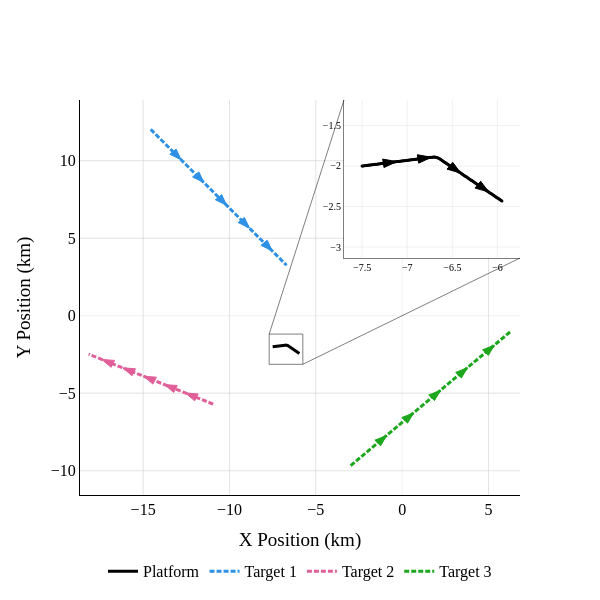
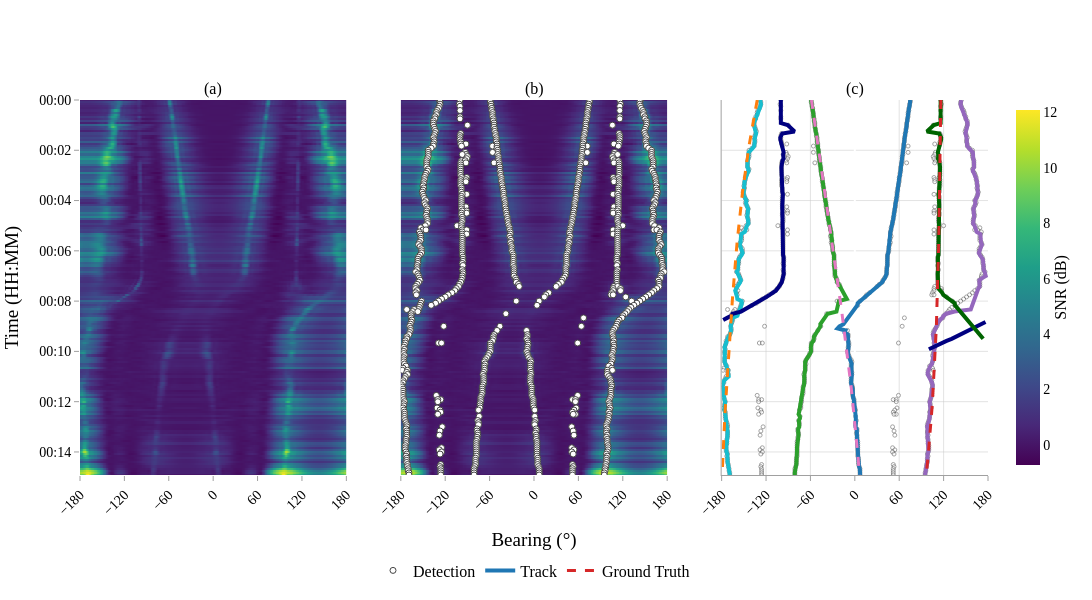
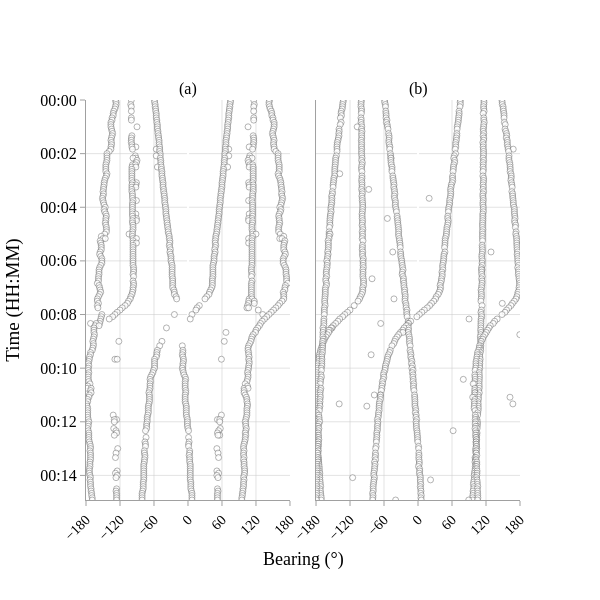

Notebook source saved alongside these figures, in order:
### Markdown cell above
## 4) Build Figures

### Code cell
world_fig = build_world_figure(platform, target_ground_truths)
tracker_fig = build_tracker_figure(
    timesteps=timesteps,
    steering_azimuths_rad=cfg["beamforming"]["steering_azimuths_rad"],
    snr_map=snr_map,
    all_detections=all_detections,
    all_tracks=all_tracks,
    relative_bearing_ground_truths=relative_bearing_ground_truths,
)
plugin_vs_ss_fig = build_plugin_vs_ss_figure(timesteps, all_detections, stone_soup_detections)

world_fig.show()
tracker_fig.show()
plugin_vs_ss_fig.show()

### Figure 1 — Plotly figure (JSON) as saved in the notebook; plotly's stock layout.template omitted (floating-point values rounded to 4 significant figures; data arrays with more than 128 entries replaced by an {"elided": "..."} marker saying what was removed)
{"data": [{"line": {"color": "black", "width": 3}, "mode": "lines", "name": "Platform", "type": "scatter", "x": {"elided": "180 float values"}, "y": {"elided": "180 float values"}}, {"line": {"color": "#2E91E5", "dash": "5px,2px", "width": 3}, "mode": "lines", "name": "Target 1", "type": "scatter", "x": {"elided": "180 float values"}, "y": {"elided": "180 float values"}}, {"line": {"color": "#E15F99", "dash": "5px,2px", "width": 3}, "mode": "lines", "name": "Target 2", "type": "scatter", "x": {"elided": "180 float values"}, "y": {"elided": "180 float values"}}, {"line": {"color": "#1CA71C", "dash": "5px,2px", "width": 3}, "mode": "lines", "name": "Target 3", "type": "scatter", "x": {"elided": "180 float values"}, "y": {"elided": "180 float values"}}, {"line": {"color": "black", "width": 1.5}, "marker": {"color": "black", "size": 3}, "mode": "lines+markers", "showlegend": false, "type": "scatter", "x": {"elided": "180 float values"}, "xaxis": "x2", "y": {"elided": "180 float values"}, "yaxis": "y2"}], "layout": {"font": {"color": "black", "family": "Times New Roman", "size": 16}, "height": 600, "legend": {"orientation": "h", "x": 0.5, "xanchor": "center", "y": -0.15}, "plot_bgcolor": "white", "shapes": [{"fillcolor": "white", "layer": "below", "line": {"width": 0}, "type": "rect", "x0": 0.6, "x1": 1, "xref": "x domain", "y0": 0.6, "y1": 1, "yref": "y domain"}, {"fillcolor": "rgba(0,0,0,0)", "line": {"color": "rgba(0,0,0,0.5)", "width": 1}, "type": "rect", "x0": -7.7, "x1": -5.751, "xref": "x", "y0": -3.135, "y1": -1.186, "yref": "y"}, {"layer": "above", "line": {"color": "rgba(0,0,0,0.5)", "dash": "solid", "width": 1}, "type": "line", "x0": -7.7, "x1": -3.367, "xref": "x", "y0": -1.186, "y1": 13.91, "yref": "y"}, {"layer": "above", "line": {"color": "rgba(0,0,0,0.5)", "dash": "solid", "width": 1}, "type": "line", "x0": -5.751, "x1": 6.825, "xref": "x", "y0": -3.135, "y1": 3.722, "yref": "y"}, {"fillcolor": "#2E91E5", "layer": "above", "line": {"color": "#2E91E5", "width": 1}, "path": "M -12.804013666000005,10.061815596000008 L -13.089229532084978,10.746415413216896 L -13.453899451782977,10.419129835063115 Z", "type": "path", "xref": "x", "yref": "y"}, {"fillcolor": "#2E91E5", "layer": "above", "line": {"color": "#2E91E5", "width": 1}, "path": "M -11.484960590500007,8.592093093000013 L -11.770176456584995,9.276692910216896 L -12.134846376282987,8.949407332063108 Z", "type": "path", "xref": "x", "yref": "y"}, {"fillcolor": "#2E91E5", "layer": "above", "line": {"color": "#2E91E5", "width": 1}, "path": "M -10.165907515000011,7.1223705900000205 L -10.451123381084999,7.8069704072169035 L -10.81579330078299,7.479684829063116 Z", "type": "path", "xref": "x", "yref": "y"}, {"fillcolor": "#2E91E5", "layer": "above", "line": {"color": "#2E91E5", "width": 1}, "path": "M -8.846854439500015,5.652648087000027 L -9.132070305584989,6.337247904216916 L -9.496740225282988,6.009962326063135 Z", "type": "path", "xref": "x", "yref": "y"}, {"fillcolor": "#2E91E5", "layer": "above", "line": {"color": "#2E91E5", "width": 1}, "path": "M -7.527801364000019,4.182925584000033 L -7.813017230084999,4.86752540121692 L -8.177687149782995,4.540239823063136 Z", "type": "path", "xref": "x", "yref": "y"}, {"fillcolor": "#E15F99", "layer": "above", "line": {"color": "#E15F99", "width": 1}, "path": "M -12.555347926000016,-4.982971360000004 L -12.016187324953012,-5.492216729422873 L -11.816296535340992,-5.044842532325763 Z", "type": "path", "xref": "x", "yref": "y"}, {"fillcolor": "#E15F99", "layer": "above", "line": {"color": "#E15F99", "width": 1}, "path": "M -13.764087920500026,-4.442895527500007 L -13.224927319453014,-4.952140896922867 L -13.025036529841001,-4.504766699825753 Z", "type": "path", "xref": "x", "yref": "y"}, {"fillcolor": "#E15F99", "layer": "above", "line": {"color": "#E15F99", "width": 1}, "path": "M -14.972827915000035,-3.90281969500001 L -14.433667313953041,-4.412065064422888 L -14.233776524341014,-3.9646908673257815 Z", "type": "path", "xref": "x", "yref": "y"}, {"fillcolor": "#E15F99", "layer": "above", "line": {"color": "#E15F99", "width": 1}, "path": "M -16.181567909500046,-3.3627438625000132 L -15.642407308453055,-3.871989231922895 L -15.442516518841025,-3.42461503482579 Z", "type": "path", "xref": "x", "yref": "y"}, {"fillcolor": "#E15F99", "layer": "above", "line": {"color": "#E15F99", "width": 1}, "path": "M -17.39030790400001,-2.822668030000016 L -16.851147302953024,-3.3319133994229024 L -16.65125651334099,-2.8845392023257994 Z", "type": "path", "xref": "x", "yref": "y"}, {"fillcolor": "#1CA71C", "layer": "above", "line": {"color": "#1CA71C", "width": 1}, "path": "M -0.9014708999999964,-7.730167728000011 L -1.580226764903543,-8.029024676821749 L -1.245710015614826,-8.387072920003181 Z", "type": "path", "xref": "x", "yref": "y"}, {"fillcolor": "#1CA71C", "layer": "above", "line": {"color": "#1CA71C", "width": 1}, "path": "M 0.6582143100000037,-6.272987484000019 L -0.02054155490354309,-6.571844432821755 L 0.31397519438517346,-6.929892676003187 Z", "type": "path", "xref": "x", "yref": "y"}, {"fillcolor": "#1CA71C", "layer": "above", "line": {"color": "#1CA71C", "width": 1}, "path": "M 2.2178995200000045,-4.815807240000027 L 1.5391436550964575,-5.114664188821763 L 1.8736604043851741,-5.4727124320031955 Z", "type": "path", "xref": "x", "yref": "y"}, {"fillcolor": "#1CA71C", "layer": "above", "line": {"color": "#1CA71C", "width": 1}, "path": "M 3.7775847300000116,-3.3586269960000283 L 3.098828865096463,-3.6574839448217618 L 3.4333456143851784,-4.015532188003196 Z", "type": "path", "xref": "x", "yref": "y"}, {"fillcolor": "#1CA71C", "layer": "above", "line": {"color": "#1CA71C", "width": 1}, "path": "M 5.337269940000018,-1.9014467520000236 L 4.6585140750964715,-2.20030370082176 L 4.993030824385189,-2.5583519440031917 Z", "type": "path", "xref": "x", "yref": "y"}, {"fillcolor": "black", "layer": "above", "line": {"color": "black", "width": 1}, "path": "M -7.115920485999996,-1.9460169706000032 L -7.271767615669004,-1.9149055229652283 L -7.257153331994559,-2.018883514447478 Z", "type": "path", "xref": "x2", "yref": "y2"}, {"fillcolor": "black", "layer": "above", "line": {"color": "black", "width": 1}, "path": "M -6.731840971999991,-1.8920339412000067 L -6.887688101668999,-1.8609224935652318 L -6.873073817994554,-1.9649004850474818 Z", "type": "path", "xref": "x2", "yref": "y2"}, {"fillcolor": "black", "layer": "above", "line": {"color": "black", "width": 1}, "path": "M -6.407588207660682,-2.0870362957959956 L -6.495789654283018,-1.954836617983502 L -6.55897933806589,-2.0386940199431427 Z", "type": "path", "xref": "x2", "yref": "y2"}, {"fillcolor": "black", "layer": "above", "line": {"color": "black", "width": 1}, "path": "M -6.09783121263872,-2.3204497585024986 L -6.186032659261056,-2.188250080690005 L -6.249222343043928,-2.2721074826496457 Z", "type": "path", "xref": "x2", "yref": "y2"}], "showlegend": true, "width": 600, "xaxis": {"gridcolor": "rgba(200,200,200,0.5)", "linecolor": "black", "range": [-18.66, 6.825], "showgrid": true, "title": {"text": "X Position (km)"}, "zeroline": true, "zerolinecolor": "rgba(200, 200, 200, 0.5)", "zerolinewidth": 0.5}, "xaxis2": {"anchor": "y2", "domain": [0.6, 1], "gridcolor": "rgba(200,200,200,0.25)", "linecolor": "rgba(0,0,0,0.5)", "range": [-7.7, -5.751], "showgrid": true, "tickfont": {"size": 10}}, "yaxis": {"gridcolor": "rgba(200,200,200,0.5)", "linecolor": "black", "range": [-11.57, 13.91], "showgrid": true, "title": {"text": "Y Position (km)"}, "zeroline": true, "zerolinecolor": "rgba(200, 200, 200, 0.5)", "zerolinewidth": 0.5}, "yaxis2": {"anchor": "x2", "domain": [0.6, 1], "gridcolor": "rgba(200,200,200,0.25)", "linecolor": "rgba(0,0,0,0.5)", "range": [-3.135, -1.186], "showgrid": true, "tickfont": {"size": 10}}}}

### Figure 2 — Plotly figure (JSON) as saved in the notebook; plotly's stock layout.template omitted (floating-point values rounded to 4 significant figures; data arrays with more than 128 entries replaced by an {"elided": "..."} marker saying what was removed)
{"data": [{"colorbar": {"len": 1, "thickness": 24, "tickfont": {"size": 14}, "title": {"font": {"size": 16}, "side": "right", "text": "SNR (dB)"}}, "colorscale": [[0, "#440154"], [0.1111, "#482878"], [0.2222, "#3e4989"], [0.3333, "#31688e"], [0.4444, "#26828e"], [0.5556, "#1f9e89"], [0.6667, "#35b779"], [0.7778, "#6ece58"], [0.8889, "#b5de2b"], [1, "#fde725"]], "type": "heatmap", "x": {"elided": "361 float values"}, "xaxis": "x", "y": {"elided": "180 str values"}, "yaxis": "y", "z": {"elided": "180x361 float values"}}, {"colorscale": [[0, "#440154"], [0.1111, "#482878"], [0.2222, "#3e4989"], [0.3333, "#31688e"], [0.4444, "#26828e"], [0.5556, "#1f9e89"], [0.6667, "#35b779"], [0.7778, "#6ece58"], [0.8889, "#b5de2b"], [1, "#fde725"]], "showscale": false, "type": "heatmap", "x": {"elided": "361 float values"}, "xaxis": "x2", "y": {"elided": "180 str values"}, "yaxis": "y2", "z": {"elided": "180x361 float values"}}, {"hovertemplate": "Bearing: %{x:.1f}°<br>Time: %{y|%H:%M:%S}<extra></extra>", "marker": {"color": "white", "line": {"width": 1}, "opacity": 1, "size": 6}, "mode": "markers", "name": "Detection", "type": "scatter", "x": {"elided": "941 float values"}, "xaxis": "x2", "y": {"elided": "941 str values"}, "yaxis": "y2"}, {"hovertemplate": "Bearing: %{x:.1f}°<br>Time: %{y|%H:%M:%S}<extra></extra>", "marker": {"color": "white", "line": {"width": 1}, "opacity": 0.5, "size": 4}, "mode": "markers", "name": "Detection", "showlegend": false, "type": "scatter", "x": {"elided": "941 float values"}, "xaxis": "x3", "y": {"elided": "941 str values"}, "yaxis": "y3"}, {"line": {"color": "#1f77b4", "width": 4}, "mode": "lines", "name": "Track", "showlegend": true, "type": "scatter", "x": {"elided": "180 float values"}, "xaxis": "x3", "y": {"elided": "180 str values"}, "yaxis": "y3"}, {"line": {"color": "#2ca02c", "width": 4}, "mode": "lines", "name": "Track", "showlegend": false, "type": "scatter", "x": {"elided": "180 float values"}, "xaxis": "x3", "y": {"elided": "180 str values"}, "yaxis": "y3"}, {"line": {"color": "#9467bd", "width": 4}, "mode": "lines", "name": "Track", "showlegend": false, "type": "scatter", "x": {"elided": "180 float values"}, "xaxis": "x3", "y": {"elided": "180 str values"}, "yaxis": "y3"}, {"line": {"color": "#17becf", "width": 4}, "mode": "lines", "name": "Track", "showlegend": false, "type": "scatter", "x": {"elided": "180 float values"}, "xaxis": "x3", "y": {"elided": "180 str values"}, "yaxis": "y3"}, {"line": {"color": "#000080", "width": 4}, "mode": "lines", "name": "Track", "showlegend": false, "type": "scatter", "x": [-100, -100, -101.0, -100.4, -100.3, -100.0, -99.88, -99.73, -99.97, -99.98, -99.98, -99.97, -90.76, -87.65, -84.54, -81.44, -98.09, -100.1, -100.7, -100.6, -99.69, -99.14, -98.23, -97.56, -96.88, -96.2, -96.93, -96.65, -96.36, -97.85, -98.75, -99.11, -99.18, -99.14, -99.07, -99.03, -99.0, -98.32, -98.66, -98.89, -99.01, -99.04, -98.36, -98.01, -97.89, -97.22, -97.59, -97.86, -98.0, -98.04, -98.04, -98.03, -98.01, -97.33, -97.66, -97.89, -97.33, -97.03, -96.92, -97.59, -97.95, -98.09, -97.43, -97.06, -96.92, -96.9, -96.93, -96.97, -96.99, -97.0, -97.0, -97.0, -97.0, -97.0, -97.0, -96.33, -95.99, -95.88, -96.56, -96.27, -96.23, -96.87, -96.34, -96.07, -96.63, -96.95, -97.75, -98.77, -100.5, -102.0, -104.5, -106.8, -110.3, -115.1, -119.7, -124.7, -129.1, -133.2, -138.5, -143.4, -148.2, -153.8, -165.3, -167.1, -172.5, -177.9, null, 176.6, 171.2, 165.8, 160.4, 155.0, 149.6, 144.2, 137.5, 130.8, 124.0, 117.3, 111.2, 105.4, 100.1], "xaxis": "x3", "y": ["2026-02-16T00:00:00", "2026-02-16T00:00:05", "2026-02-16T00:00:10", "2026-02-16T00:00:15", "2026-02-16T00:00:20", "2026-02-16T00:00:25", "2026-02-16T00:00:30", "2026-02-16T00:00:35", "2026-02-16T00:00:40", "2026-02-16T00:00:45", "2026-02-16T00:00:50", "2026-02-16T00:00:55", "2026-02-16T00:01:00", "2026-02-16T00:01:05", "2026-02-16T00:01:10", "2026-02-16T00:01:15", "2026-02-16T00:01:20", "2026-02-16T00:01:25", "2026-02-16T00:01:30", "2026-02-16T00:01:35", "2026-02-16T00:01:40", "2026-02-16T00:01:45", "2026-02-16T00:01:50", "2026-02-16T00:01:55", "2026-02-16T00:02:00", "2026-02-16T00:02:05", "2026-02-16T00:02:10", "2026-02-16T00:02:15", "2026-02-16T00:02:20", "2026-02-16T00:02:25", "2026-02-16T00:02:30", "2026-02-16T00:02:35", "2026-02-16T00:02:40", "2026-02-16T00:02:45", "2026-02-16T00:02:50", "2026-02-16T00:02:55", "2026-02-16T00:03:00", "2026-02-16T00:03:05", "2026-02-16T00:03:10", "2026-02-16T00:03:15", "2026-02-16T00:03:20", "2026-02-16T00:03:25", "2026-02-16T00:03:30", "2026-02-16T00:03:35", "2026-02-16T00:03:40", "2026-02-16T00:03:45", "2026-02-16T00:03:50", "2026-02-16T00:03:55", "2026-02-16T00:04:00", "2026-02-16T00:04:05", "2026-02-16T00:04:10", "2026-02-16T00:04:15", "2026-02-16T00:04:20", "2026-02-16T00:04:25", "2026-02-16T00:04:30", "2026-02-16T00:04:35", "2026-02-16T00:04:40", "2026-02-16T00:04:45", "2026-02-16T00:04:50", "2026-02-16T00:04:55", "2026-02-16T00:05:00", "2026-02-16T00:05:05", "2026-02-16T00:05:10", "2026-02-16T00:05:15", "2026-02-16T00:05:20", "2026-02-16T00:05:25", "2026-02-16T00:05:30", "2026-02-16T00:05:35", "2026-02-16T00:05:40", "2026-02-16T00:05:45", "2026-02-16T00:05:50", "2026-02-16T00:05:55", "2026-02-16T00:06:00", "2026-02-16T00:06:05", "2026-02-16T00:06:10", "2026-02-16T00:06:15", "2026-02-16T00:06:20", "2026-02-16T00:06:25", "2026-02-16T00:06:30", "2026-02-16T00:06:35", "2026-02-16T00:06:40", "2026-02-16T00:06:45", "2026-02-16T00:06:50", "2026-02-16T00:06:55", "2026-02-16T00:07:00", "2026-02-16T00:07:05", "2026-02-16T00:07:10", "2026-02-16T00:07:15", "2026-02-16T00:07:20", "2026-02-16T00:07:25", "2026-02-16T00:07:30", "2026-02-16T00:07:35", "2026-02-16T00:07:40", "2026-02-16T00:07:45", "2026-02-16T00:07:50", "2026-02-16T00:07:55", "2026-02-16T00:08:00", "2026-02-16T00:08:05", "2026-02-16T00:08:10", "2026-02-16T00:08:15", "2026-02-16T00:08:20", "2026-02-16T00:08:25", "2026-02-16T00:08:30", "2026-02-16T00:08:35", "2026-02-16T00:08:40", "2026-02-16T00:08:45", null, "2026-02-16T00:08:50", "2026-02-16T00:08:55", "2026-02-16T00:09:00", "2026-02-16T00:09:05", "2026-02-16T00:09:10", "2026-02-16T00:09:15", "2026-02-16T00:09:20", "2026-02-16T00:09:25", "2026-02-16T00:09:30", "2026-02-16T00:09:35", "2026-02-16T00:09:40", "2026-02-16T00:09:45", "2026-02-16T00:09:50", "2026-02-16T00:09:55"], "yaxis": "y3"}, {"line": {"color": "#006400", "width": 4}, "mode": "lines", "name": "Track", "showlegend": false, "type": "scatter", "x": [116.0, 116.0, 117.0, 116.4, 116.3, 116.0, 115.9, 115.7, 116.0, 116.0, 116.0, 116.0, 106.8, 103.7, 100.5, 97.44, 114.1, 116.1, 116.7, 116.6, 115.7, 115.1, 114.2, 113.6, 112.9, 112.2, 112.9, 112.6, 112.4, 113.9, 114.7, 115.1, 115.2, 115.1, 115.1, 115.0, 115.0, 114.3, 114.7, 114.9, 115.0, 115.0, 114.4, 114.0, 113.9, 113.2, 113.6, 113.9, 114.0, 114.0, 114.0, 114.0, 114.0, 113.3, 113.7, 113.9, 113.3, 113.0, 112.9, 113.6, 114.0, 114.1, 113.4, 113.1, 112.9, 112.9, 112.9, 113.0, 113.0, 113.0, 113.0, 113.0, 113.0, 113.0, 113.0, 112.3, 112.0, 111.9, 112.6, 112.3, 112.2, 112.9, 112.3, 112.1, 112.0, 111.9, 112.0, 112.0, 112.0, 112.7, 113.0, 116.4, 118.0, 119.6, 123.7, 126.1, 131.5, 135.0, 135.5, 137.9, 140.3, 142.6, 145.0, 147.4, 149.8, 152.1, 154.5, 156.9, 159.2, 161.6, 164.0, 166.4, 168.7, 171.1, 173.5], "xaxis": "x3", "y": ["2026-02-16T00:00:00", "2026-02-16T00:00:05", "2026-02-16T00:00:10", "2026-02-16T00:00:15", "2026-02-16T00:00:20", "2026-02-16T00:00:25", "2026-02-16T00:00:30", "2026-02-16T00:00:35", "2026-02-16T00:00:40", "2026-02-16T00:00:45", "2026-02-16T00:00:50", "2026-02-16T00:00:55", "2026-02-16T00:01:00", "2026-02-16T00:01:05", "2026-02-16T00:01:10", "2026-02-16T00:01:15", "2026-02-16T00:01:20", "2026-02-16T00:01:25", "2026-02-16T00:01:30", "2026-02-16T00:01:35", "2026-02-16T00:01:40", "2026-02-16T00:01:45", "2026-02-16T00:01:50", "2026-02-16T00:01:55", "2026-02-16T00:02:00", "2026-02-16T00:02:05", "2026-02-16T00:02:10", "2026-02-16T00:02:15", "2026-02-16T00:02:20", "2026-02-16T00:02:25", "2026-02-16T00:02:30", "2026-02-16T00:02:35", "2026-02-16T00:02:40", "2026-02-16T00:02:45", "2026-02-16T00:02:50", "2026-02-16T00:02:55", "2026-02-16T00:03:00", "2026-02-16T00:03:05", "2026-02-16T00:03:10", "2026-02-16T00:03:15", "2026-02-16T00:03:20", "2026-02-16T00:03:25", "2026-02-16T00:03:30", "2026-02-16T00:03:35", "2026-02-16T00:03:40", "2026-02-16T00:03:45", "2026-02-16T00:03:50", "2026-02-16T00:03:55", "2026-02-16T00:04:00", "2026-02-16T00:04:05", "2026-02-16T00:04:10", "2026-02-16T00:04:15", "2026-02-16T00:04:20", "2026-02-16T00:04:25", "2026-02-16T00:04:30", "2026-02-16T00:04:35", "2026-02-16T00:04:40", "2026-02-16T00:04:45", "2026-02-16T00:04:50", "2026-02-16T00:04:55", "2026-02-16T00:05:00", "2026-02-16T00:05:05", "2026-02-16T00:05:10", "2026-02-16T00:05:15", "2026-02-16T00:05:20", "2026-02-16T00:05:25", "2026-02-16T00:05:30", "2026-02-16T00:05:35", "2026-02-16T00:05:40", "2026-02-16T00:05:45", "2026-02-16T00:05:50", "2026-02-16T00:05:55", "2026-02-16T00:06:00", "2026-02-16T00:06:05", "2026-02-16T00:06:10", "2026-02-16T00:06:15", "2026-02-16T00:06:20", "2026-02-16T00:06:25", "2026-02-16T00:06:30", "2026-02-16T00:06:35", "2026-02-16T00:06:40", "2026-02-16T00:06:45", "2026-02-16T00:06:50", "2026-02-16T00:06:55", "2026-02-16T00:07:00", "2026-02-16T00:07:05", "2026-02-16T00:07:10", "2026-02-16T00:07:15", "2026-02-16T00:07:20", "2026-02-16T00:07:25", "2026-02-16T00:07:30", "2026-02-16T00:07:35", "2026-02-16T00:07:40", "2026-02-16T00:07:45", "2026-02-16T00:07:50", "2026-02-16T00:07:55", "2026-02-16T00:08:00", "2026-02-16T00:08:05", "2026-02-16T00:08:10", "2026-02-16T00:08:15", "2026-02-16T00:08:20", "2026-02-16T00:08:25", "2026-02-16T00:08:30", "2026-02-16T00:08:35", "2026-02-16T00:08:40", "2026-02-16T00:08:45", "2026-02-16T00:08:50", "2026-02-16T00:08:55", "2026-02-16T00:09:00", "2026-02-16T00:09:05", "2026-02-16T00:09:10", "2026-02-16T00:09:15", "2026-02-16T00:09:20", "2026-02-16T00:09:25", "2026-02-16T00:09:30"], "yaxis": "y3"}, {"line": {"color": "#d62728", "dash": "dash", "width": 3}, "mode": "lines", "name": "Ground Truth", "showlegend": true, "type": "scatter", "x": {"elided": "180 float values"}, "xaxis": "x3", "y": {"elided": "180 str values"}, "yaxis": "y3"}, {"line": {"color": "#ff7f0e", "dash": "dash", "width": 3}, "mode": "lines", "name": "Ground Truth", "showlegend": false, "type": "scatter", "x": {"elided": "180 float values"}, "xaxis": "x3", "y": {"elided": "180 str values"}, "yaxis": "y3"}, {"line": {"color": "#e377c2", "dash": "dash", "width": 3}, "mode": "lines", "name": "Ground Truth", "showlegend": false, "type": "scatter", "x": {"elided": "180 float values"}, "xaxis": "x3", "y": {"elided": "180 str values"}, "yaxis": "y3"}], "layout": {"annotations": [{"font": {"size": 16}, "showarrow": false, "text": "(a)", "x": 0.1467, "xanchor": "center", "xref": "paper", "y": 1, "yanchor": "bottom", "yref": "paper"}, {"font": {"size": 16}, "showarrow": false, "text": "(b)", "x": 0.5, "xanchor": "center", "xref": "paper", "y": 1, "yanchor": "bottom", "yref": "paper"}, {"font": {"size": 16}, "showarrow": false, "text": "(c)", "x": 0.8533, "xanchor": "center", "xref": "paper", "y": 1, "yanchor": "bottom", "yref": "paper"}], "font": {"color": "black", "family": "Times New Roman", "size": 16}, "height": 600, "legend": {"bgcolor": "rgba(255,255,255,0.0)", "borderwidth": 0, "orientation": "h", "x": 0.5, "xanchor": "center", "y": -0.3, "yanchor": "bottom"}, "margin": {"b": 100}, "paper_bgcolor": "white", "plot_bgcolor": "white", "showlegend": true, "width": 1200, "xaxis": {"anchor": "y", "domain": [0, 0.2933], "dtick": 60, "gridcolor": "rgba(200, 200, 200, 0.5)", "range": [-180, 180], "showgrid": true, "tick0": -180, "tickangle": -45, "tickcolor": "rgba(160, 160, 160, 1.0)", "tickfont": {"size": 14}, "tickmode": "linear", "ticks": "outside", "title": {"text": ""}}, "xaxis2": {"anchor": "y2", "domain": [0.3533, 0.6467], "dtick": 60, "gridcolor": "rgba(200, 200, 200, 0.5)", "range": [-180, 180], "showgrid": true, "tick0": -180, "tickangle": -45, "tickcolor": "rgba(160, 160, 160, 1.0)", "tickfont": {"size": 14}, "tickmode": "linear", "ticks": "outside", "title": {"text": "Bearing (°)"}}, "xaxis3": {"anchor": "y3", "domain": [0.7067, 1], "dtick": 60, "gridcolor": "rgba(200, 200, 200, 0.5)", "linecolor": "rgba(160, 160, 160, 1.0)", "linewidth": 1, "range": [-180, 180], "showgrid": true, "showline": true, "tick0": -180, "tickangle": -45, "tickcolor": "rgba(160, 160, 160, 1.0)", "tickfont": {"size": 14}, "tickmode": "linear", "ticks": "outside", "title": {"text": ""}}, "yaxis": {"anchor": "x", "autorange": false, "domain": [0, 1], "gridcolor": "rgba(200, 200, 200, 0.5)", "range": ["2026-02-16T00:14:55", "2026-02-16T00:00:00"], "showgrid": true, "tickcolor": "rgba(160, 160, 160, 1.0)", "tickfont": {"size": 14}, "tickformat": "%H:%M", "ticks": "outside", "title": {"text": "Time (HH:MM)"}}, "yaxis2": {"anchor": "x2", "autorange": false, "domain": [0, 1], "gridcolor": "rgba(200, 200, 200, 0.5)", "matches": "y", "range": ["2026-02-16T00:14:55", "2026-02-16T00:00:00"], "showgrid": true, "showticklabels": false, "tickcolor": "rgba(160, 160, 160, 1.0)", "tickfont": {"size": 14}, "tickformat": "%H:%M", "title": {"text": ""}}, "yaxis3": {"anchor": "x3", "autorange": false, "domain": [0, 1], "gridcolor": "rgba(200, 200, 200, 0.5)", "linecolor": "rgba(160, 160, 160, 1.0)", "linewidth": 1, "matches": "y", "range": ["2026-02-16T00:14:55", "2026-02-16T00:00:00"], "showgrid": true, "showline": true, "showticklabels": false, "tickcolor": "rgba(160, 160, 160, 1.0)", "tickfont": {"size": 14}, "tickformat": "%H:%M", "title": {"text": ""}}}}

### Figure 3 — Plotly figure (JSON) as saved in the notebook; plotly's stock layout.template omitted (floating-point values rounded to 4 significant figures; data arrays with more than 128 entries replaced by an {"elided": "..."} marker saying what was removed)
{"data": [{"hovertemplate": "Bearing: %{x:.1f}°<br>Time: %{y|%H:%M:%S}<extra></extra>", "marker": {"color": "white", "line": {"width": 0.5}, "opacity": 0.8, "size": 6}, "mode": "markers", "name": "Detection", "showlegend": false, "type": "scatter", "x": {"elided": "941 float values"}, "xaxis": "x", "y": {"elided": "941 str values"}, "yaxis": "y"}, {"hovertemplate": "Bearing: %{x:.1f}°<br>Time: %{y|%H:%M:%S}<extra></extra>", "marker": {"color": "white", "line": {"width": 0.5}, "opacity": 0.8, "size": 6}, "mode": "markers", "name": "Detection", "showlegend": true, "type": "scatter", "x": {"elided": "1058 float values"}, "xaxis": "x2", "y": {"elided": "1058 str values"}, "yaxis": "y2"}], "layout": {"annotations": [{"font": {"size": 16}, "showarrow": false, "text": "(a)", "x": 0.235, "xanchor": "center", "xref": "paper", "y": 1, "yanchor": "bottom", "yref": "paper"}, {"font": {"size": 16}, "showarrow": false, "text": "(b)", "x": 0.765, "xanchor": "center", "xref": "paper", "y": 1, "yanchor": "bottom", "yref": "paper"}, {"font": {"color": "black", "family": "Times New Roman", "size": 18}, "showarrow": false, "text": "Bearing (°)", "x": 0.5, "xref": "paper", "y": -0.18, "yref": "paper"}], "font": {"color": "black", "family": "Times New Roman", "size": 16}, "height": 600, "legend": {"bgcolor": "rgba(255,255,255,0.0)", "borderwidth": 0, "orientation": "h", "x": 1, "xanchor": "right", "y": 1.02, "yanchor": "bottom"}, "margin": {"b": 100}, "paper_bgcolor": "white", "plot_bgcolor": "white", "showlegend": false, "width": 600, "xaxis": {"anchor": "y", "domain": [0, 0.47], "dtick": 60, "gridcolor": "rgba(200, 200, 200, 0.5)", "linecolor": "rgba(160, 160, 160, 1.0)", "range": [-180, 180], "showgrid": true, "showline": true, "tick0": -180, "tickangle": -45, "tickcolor": "rgba(160, 160, 160, 1.0)", "tickfont": {"size": 14}, "tickmode": "linear", "ticks": "outside"}, "xaxis2": {"anchor": "y2", "domain": [0.53, 1], "dtick": 60, "gridcolor": "rgba(200, 200, 200, 0.5)", "linecolor": "rgba(160, 160, 160, 1.0)", "range": [-180, 180], "showgrid": true, "showline": true, "tick0": -180, "tickangle": -45, "tickcolor": "rgba(160, 160, 160, 1.0)", "tickfont": {"size": 14}, "tickmode": "linear", "ticks": "outside"}, "yaxis": {"anchor": "x", "autorange": false, "domain": [0, 1], "gridcolor": "rgba(200, 200, 200, 0.5)", "linecolor": "rgba(160, 160, 160, 1.0)", "linewidth": 1, "range": ["2026-02-16T00:14:55", "2026-02-16T00:00:00"], "showgrid": true, "showline": true, "tickcolor": "rgba(160, 160, 160, 1.0)", "tickfont": {"size": 16}, "tickformat": "%H:%M", "ticks": "outside", "title": {"text": "Time (HH:MM)"}}, "yaxis2": {"anchor": "x2", "autorange": false, "domain": [0, 1], "gridcolor": "rgba(200, 200, 200, 0.5)", "linecolor": "rgba(160, 160, 160, 1.0)", "linewidth": 1, "matches": "y", "range": ["2026-02-16T00:14:55", "2026-02-16T00:00:00"], "showgrid": true, "showline": true, "showticklabels": false, "tickcolor": "rgba(160, 160, 160, 1.0)", "tickfont": {"size": 16}, "tickformat": "%H:%M", "ticks": "", "title": {"text": ""}}}}
